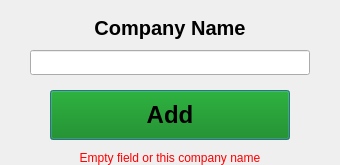
<?xml version="1.0" encoding="UTF-8"?>
<ui version="4.0">
 <class>DialogCompany</class>
 <widget class="QDialog" name="DialogCompany">
  <property name="geometry">
   <rect>
    <x>0</x>
    <y>0</y>
    <width>340</width>
    <height>165</height>
   </rect>
  </property>
  <property name="windowTitle">
   <string>Edit Company Window</string>
  </property>
  <widget class="QLineEdit" name="EditCompanyLine">
   <property name="geometry">
    <rect>
     <x>30</x>
     <y>50</y>
     <width>280</width>
     <height>25</height>
    </rect>
   </property>
  </widget>
  <widget class="QPushButton" name="ButtonAddCompanyName">
   <property name="geometry">
    <rect>
     <x>50</x>
     <y>90</y>
     <width>240</width>
     <height>50</height>
    </rect>
   </property>
   <property name="font">
    <font>
     <pointsize>18</pointsize>
     <bold>true</bold>
    </font>
   </property>
   <property name="styleSheet">
    <string notr="true">background-color: green</string>
   </property>
   <property name="text">
    <string>Add</string>
   </property>
   <property name="shortcut">
    <string>Ctrl+Z, Ctrl+Z, Ctrl+Z, Ctrl+Z</string>
   </property>
  </widget>
  <widget class="QLabel" name="labelCompanyName">
   <property name="geometry">
    <rect>
     <x>90</x>
     <y>15</y>
     <width>160</width>
     <height>25</height>
    </rect>
   </property>
   <property name="font">
    <font>
     <pointsize>15</pointsize>
     <bold>true</bold>
    </font>
   </property>
   <property name="text">
    <string>Company Name</string>
   </property>
   <property name="alignment">
    <set>Qt::AlignCenter</set>
   </property>
  </widget>
  <widget class="QLabel" name="errorMsg">
   <property name="enabled">
    <bool>true</bool>
   </property>
   <property name="geometry">
    <rect>
     <x>30</x>
     <y>145</y>
     <width>280</width>
     <height>40</height>
    </rect>
   </property>
   <property name="styleSheet">
    <string notr="true">color: red</string>
   </property>
   <property name="text">
    <string>Empty field or this company name
 is already on the list.</string>
   </property>
   <property name="alignment">
    <set>Qt::AlignCenter</set>
   </property>
  </widget>
 </widget>
 <resources/>
 <connections/>
</ui>
